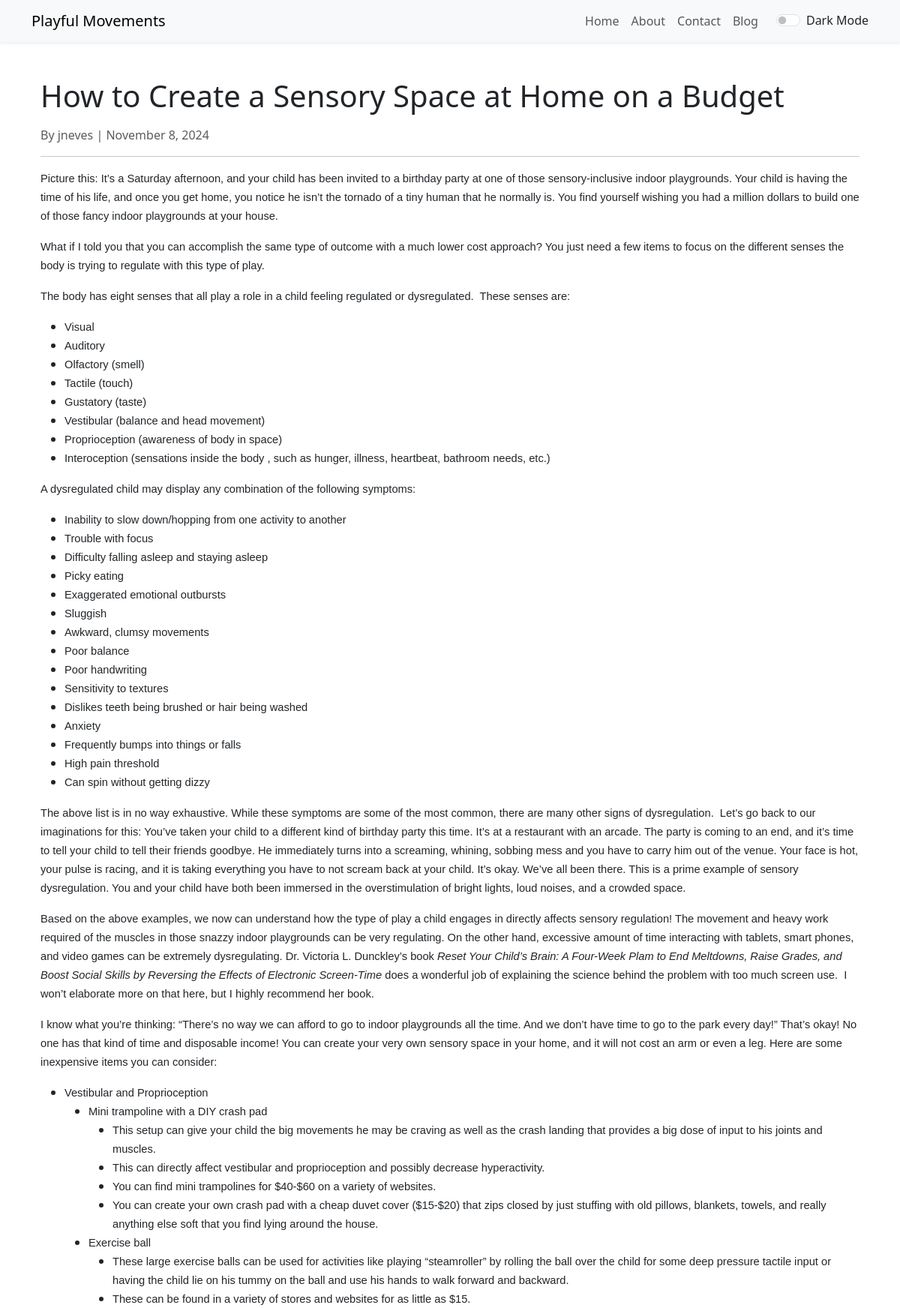
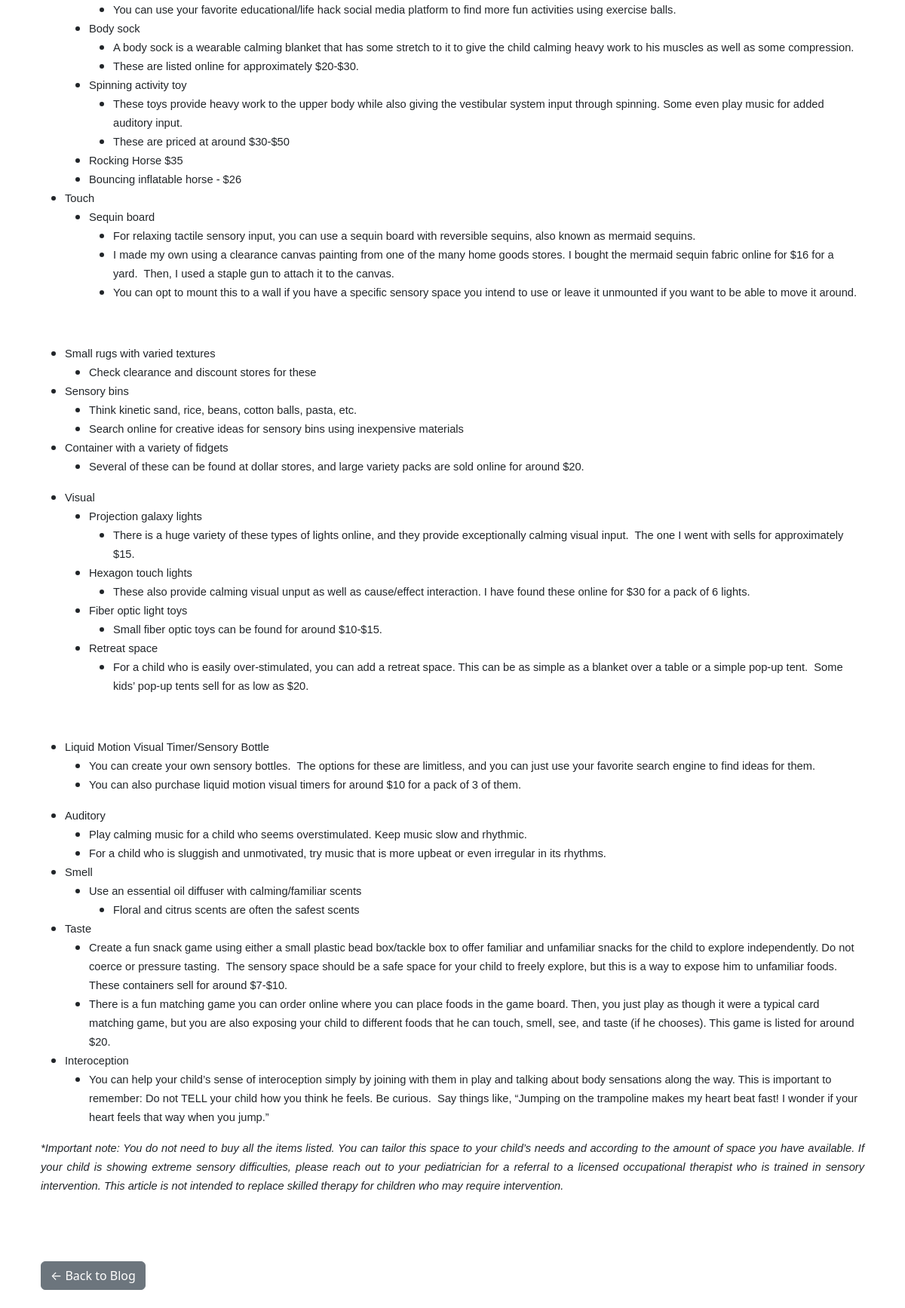
The page /post/how-to-create-a-sensory-space-at-home-on-a-budget/ on the database its author committed (2 pictures, top to bottom).
### blog/models.py (models this page shows, shortened)
class Post(models.Model):
    title = models.CharField(max_length=200)
    content = RichTextField()
    author = models.ForeignKey(User, on_delete=models.CASCADE)
    created_at = models.DateTimeField(default=timezone.now)
    updated_at = models.DateTimeField(auto_now=True)
    slug = models.SlugField(unique=True, blank=True)
    DRAFT = 'D'
    PUBLISHED = 'P'
    STATUS_CHOICES = [
        (DRAFT, 'Draft'),
        (PUBLISHED, 'Published'),
    ]
    status = models.CharField(
        max_length=1,
        choices=STATUS_CHOICES,
        default=DRAFT,
    )

### blog/views.py (the view)
# urls.py: path('post/<slug:slug>/', views.post_detail, name='post_detail'),
def post_detail(request, slug):
    post = get_object_or_404(Post, slug=slug)
    return render(request, 'blog/post_detail.html', {'post': post})

### blog/templates/blog/post_detail.html (shortened to what this page needs)
{% extends "base.html" %}
{% block content %}
<div class="container mt-5">
    <h1 class="mb-3">{{ post.title }}</h1>
    <p class="text-muted">By {{ post.author }} | {{ post.created_at|date:"F j, Y" }}</p>
    <hr>
    <div class="mb-5">
        {{ post.content|safe }}
    </div>
    <a href="{% url 'home' %}" class="btn btn-secondary">← Back to Blog</a>
</div>
{% endblock %}

### rows shown on the page
Post: title "How to Create a Sensory Space at Home on a Budget", author "jneves", created_at "November 8, 2024", content "Picture this: It’s a Saturday afternoon, and your child has been invited to a birthday party at one of those sensory-inclusive indoor playgrounds. Your child is having the time of his life, and once you get home, you notice he isn’t the tornado of a tiny human that he normally is. You find yourself wishing you had a million dollars to build one of those fancy indoor playgrounds at your house. What if I told you that you can accomplish the same type of outcome with a much lower cost approach? You just need a few items to focus on the different senses the body is trying to regulate with this type of play. The body has eight senses that all play a role in a child feeling regulated or…"
